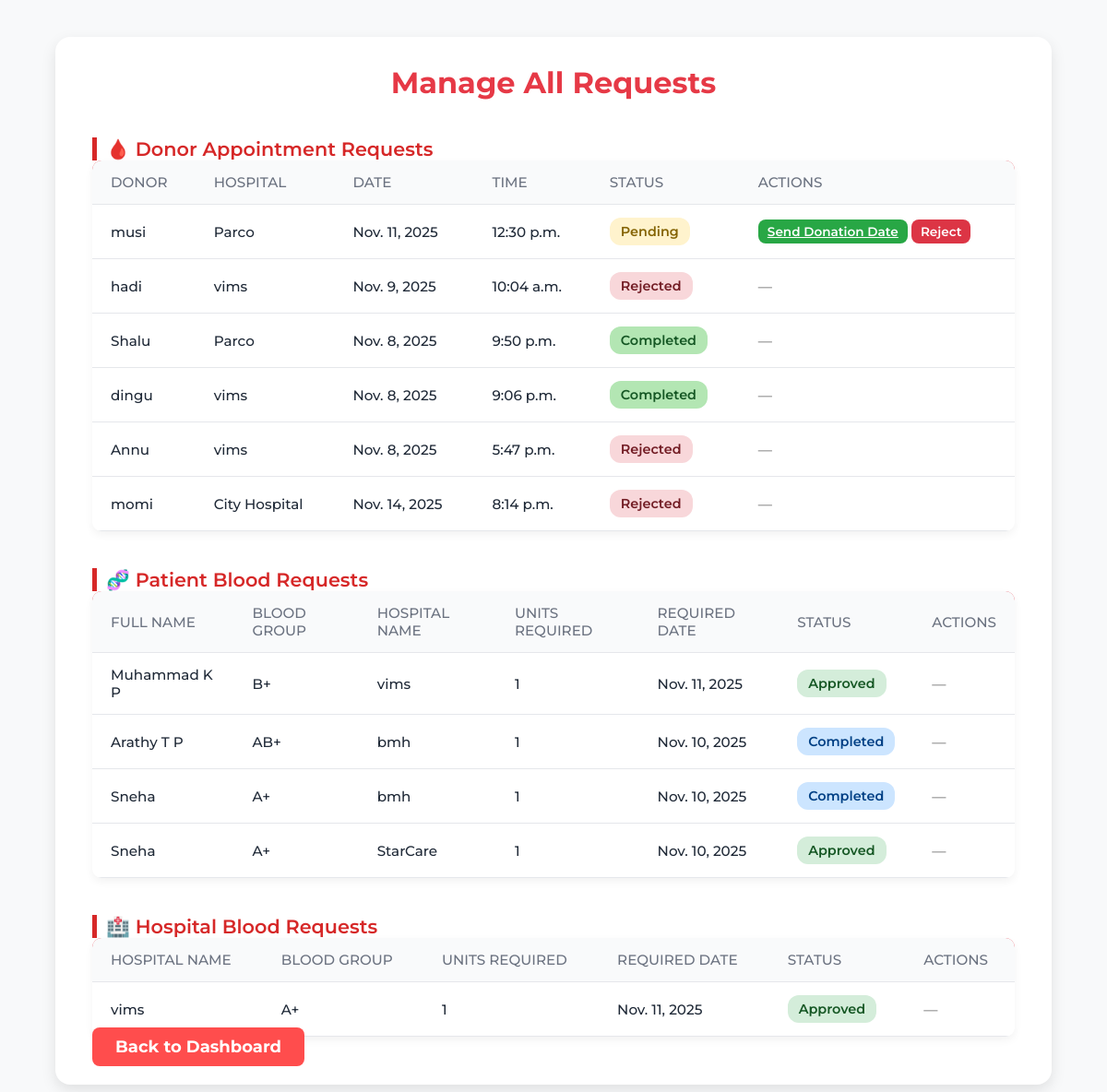
The page /manage_requests/ (signed in) on the database as committed earlier.
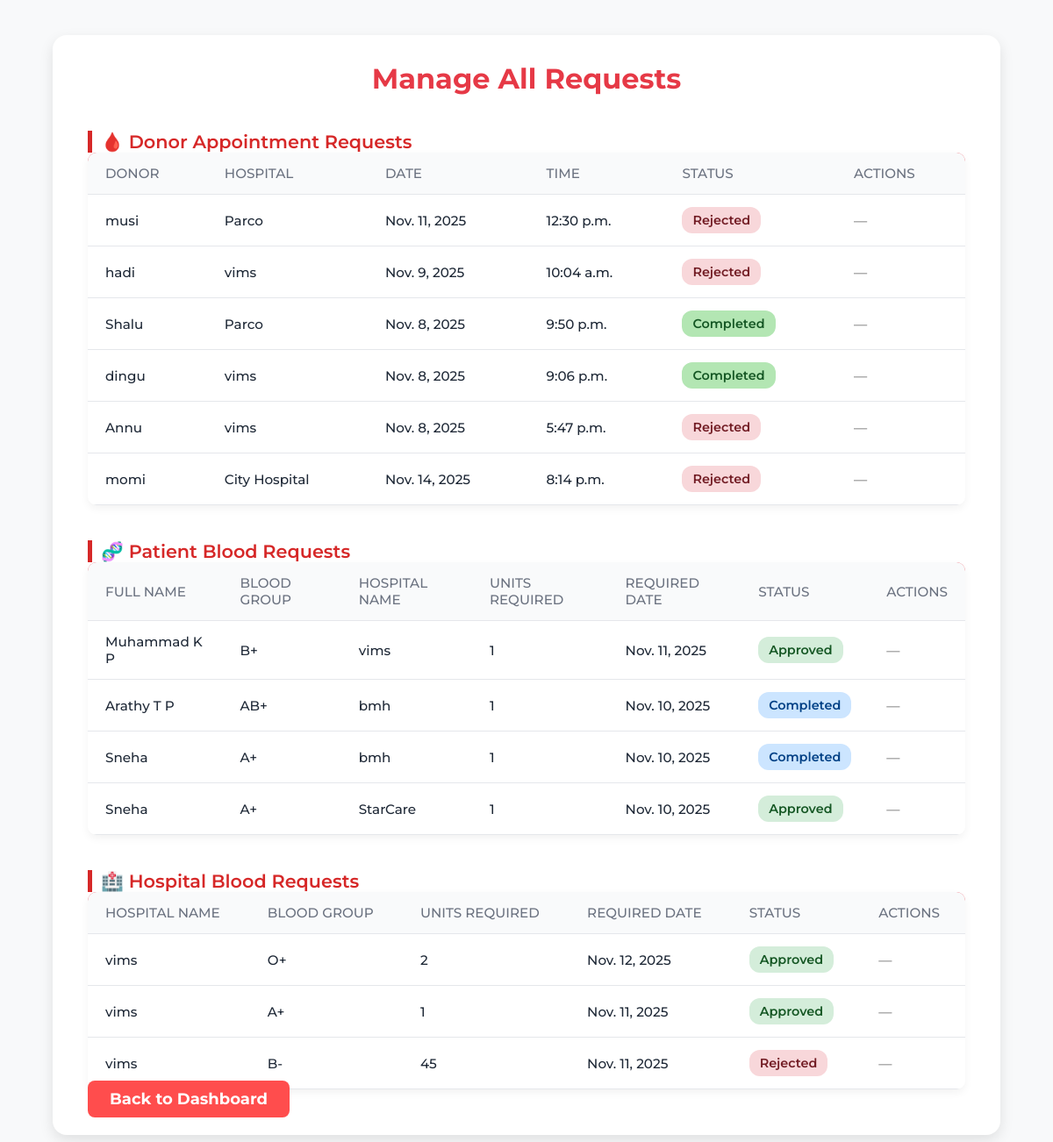
The same page on the database as committed later.
### blood_bank_app/models.py (models this page shows, shortened)
class Appointment(models.Model):
    donor = models.ForeignKey(User, on_delete=models.CASCADE)
    hospital = models.ForeignKey(HospitalDetail, on_delete=models.CASCADE, null=True)
    appointment_date = models.DateField(null=True, validators=[validate_future_date])
    appointment_time = models.TimeField()
    notes = models.TextField(blank=True, null=True)
    STATUS_CHOICES = [
        ('Pending', 'Pending'),
        ('Date Sent', 'Date Sent'),
        ('Approved', 'Approved'),
        ('Rejected', 'Rejected'),
        ('Completed', 'Completed'),
        ('Recorded', 'Recorded'),
    ]
    status = models.CharField(max_length=20, choices=STATUS_CHOICES, default='Pending', null=True)
    donor_response = models.CharField(
        max_length=20,
        choices=[('Accepted', 'Accepted'), ('Reschedule', 'Reschedule'), ('No Response', 'No Response')],
        default='No Response', null=True
    )
    blood_units = models.IntegerField(default=0, null=True)  # Units donated by donor
    created_at = models.DateTimeField(auto_now_add=True,null=True)  # Add created_at field
    donation_date = models.DateField(null=True, blank=True,validators=[validate_future_date])  # Optional: Date when donation happens

class HospitalDetail(models.Model):
    user = models.OneToOneField(User, on_delete=models.CASCADE,null=True)
    hospital_name = models.CharField(max_length=200)
    address = models.TextField()
    phone_number = models.CharField(max_length=15)
    hospital_code = models.CharField(max_length=50)
    def __str__(self):
        return self.hospital_name

class BloodRequest(models.Model):
    URGENCY_CHOICES = [
        ('Normal', 'Normal'),
        ('Urgent', 'Urgent'),
        ('Emergency', 'Emergency'),
    ]
    STATUS_CHOICES = [
        ('Pending', 'Pending'),
        ('Approved', 'Approved'),
        ('Rejected', 'Rejected'),
    ]
    user = models.ForeignKey(User, on_delete=models.CASCADE)
    hospital_name = models.CharField(max_length=150,null=True)
    units_required = models.PositiveIntegerField(null=True)
    urgency = models.CharField(max_length=20, choices=URGENCY_CHOICES)
    required_date = models.DateField(validators=[validate_future_date])
    medical_condition = models.TextField(blank=True, null=True)
    status = models.CharField(max_length=20, choices=STATUS_CHOICES, default='Pending')
    created_at = models.DateTimeField(auto_now_add=True)

class PatientDetail(models.Model):
    BLOOD_GROUPS = [('A+','A+'),('A-','A-'),('B+','B+'),('B-','B-'),('AB+','AB+'),('AB-','AB-'),('O+','O+'),('O-','O-')]
    GENDER_CHOICES = [('Male','Male'),('Female','Female'),('Other','Other')]
    user = models.OneToOneField(User, on_delete=models.CASCADE,null=True)
    full_name = models.CharField(max_length=100,null=True)
    blood_group = models.CharField(max_length=3, choices=BLOOD_GROUPS)
    gender = models.CharField(max_length=10, choices=GENDER_CHOICES)
    date_of_birth = models.DateField()
    age = models.PositiveIntegerField()
    medical_condition = models.TextField()
    address = models.TextField()
    phone_number = models.CharField(max_length=15)
    profile_photo = models.ImageField(upload_to='patient_photos/', default='default.jpg')

class HospitalBloodRequest(models.Model):
    BLOOD_GROUP_CHOICES = [
        ('A+', 'A+'), ('A-', 'A-'),
        ('B+', 'B+'), ('B-', 'B-'),
        ('AB+', 'AB+'), ('AB-', 'AB-'),
        ('O+', 'O+'), ('O-', 'O-'),
    ]
    URGENCY_CHOICES = [
        ('Low', 'Low'),
        ('Medium', 'Medium'),
        ('High', 'High'),
    ]
    user = models.ForeignKey(User, on_delete=models.CASCADE, null=True, blank=True)
    hospital_name = models.ForeignKey(HospitalDetail, on_delete=models.CASCADE, null=True, blank=True)
    blood_group = models.CharField(max_length=3, choices=BLOOD_GROUP_CHOICES, null=True)
    units_required = models.IntegerField(null=True)
    required_date = models.DateField(validators=[validate_future_date],null=True)
    urgency = models.CharField(max_length=20, choices=URGENCY_CHOICES, default='Medium', null=True)
    status = models.CharField(
        max_length=20,
        choices=[('Pending', 'Pending'), ('Approved', 'Approved'), ('Rejected', 'Rejected')],
        default='Pending',
        null=True
    )
    requested_at = models.DateTimeField(auto_now_add=True, null=True)

### blood_bank_app/views.py (the view)
# urls.py: path('manage_requests/', views.manage_requests, name='manage_requests'),
@login_required
def manage_requests(request):
    from .models import Appointment, BloodRequest, HospitalBloodRequest
    appointment_requests = Appointment.objects.all().order_by('-created_at')
    patient_requests = BloodRequest.objects.all().order_by('-created_at')
    hospital_requests = HospitalBloodRequest.objects.all().order_by('-required_date')
    return render(request, 'partials/manage_requests.html', {
        'appointment_requests': appointment_requests,
        'patient_requests': patient_requests,
        'hospital_requests': hospital_requests,
    })

### blood_bank_app/templates/partials/manage_requests.html (shortened to what the changed rows need)
{% extends 'master.html' %}
{% load static %}
{% block content %}
<div class="manage-requests-container">
  <h2 class="page-title">Manage All Requests</h2>
  <div class="request-section">
    <table class="table table-hover align-middle text-center custom-table">
      <thead>
        <tr>
          <th>Donor</th>
          <th>Hospital</th>
          <th>Date</th>
          <th>Time</th>
          <th>Status</th>
          <th>Actions</th>
        </tr>
      </thead>
      <tbody>
        {% for appointment in appointment_requests %}
        <tr>
          <td>{{ appointment.donor.username }}</td>
          <td>{{ appointment.hospital.hospital_name }}</td>
          <td>{{ appointment.appointment_date }}</td>
          <td>{{ appointment.appointment_time }}</td>
          <td>
            {% if appointment.status == 'Approved' %}
              <span class="status-badge accepted">Approved</span>
            {% elif appointment.status == 'Pending' %}
              <span class="status-badge pending">Pending</span>
            {% elif appointment.status == 'Date Sent' %}
              <span class="status-badge info" style="background-color: #cce5ff; color: #004085;">
                Date Sent
              </span>
            {% elif appointment.status == 'Completed' %}
              <span class="status-badge accepted" style="background-color: #b3e6b3; color: #155724;">
                Completed
              </span>
            {% else %}
              <span class="status-badge rejected">Rejected</span>
            {% endif %}
          </td>
          <td>
            {% if appointment.status == 'Pending' %}
              <a href="{% url 'assign_donation_date' appointment.id %}" class="btn-action accept">Send Donation Date</a>
              <form action="{% url 'update_appointment_status' appointment.id 'Rejected' %}" method="post" style="display:inline;">
                <button type="submit" class="btn-action reject">Reject</button>
              </form>
            {% else %}
              <span class="text-muted">—</span>
            {% endif %}
          </td>
        </tr>
        {% empty %}
        <tr><td colspan="6" class="text-muted">No donor appointment requests found</td></tr>
        {% endfor %}
      </tbody>
    </table>
  </div>
<div class="request-section">
  <table class="table table-hover align-middle text-center custom-table">
    <thead>
      <tr>
        <th>Full Name</th>
        <th>Blood Group</th>
        <th>Hospital Name</th>
        <th>Units Required</th>
        <th>Required Date</th>
        <th>Status</th>
        <th>Actions</th>
      </tr>
    </thead>
    <tbody>
      {% for request in patient_requests %}
      <tr>
        <td>{{ request.user.patientdetail.full_name }}</td>
        <td>{{ request.user.patientdetail.blood_group }}</td>
        <td>{{ request.hospital_name }}</td>
        <td>{{ request.units_required }}</td>
        <td>{{ request.required_date }}</td>
        <td>
          {% if request.status == 'Approved' %}
            <span class="status-badge accepted">Approved</span>
          {% elif request.status == 'Pending' %}
            <span class="status-badge pending">Pending</span>
          {% elif request.status == 'Completed' %}
            <span class="status-badge info">Completed</span>
          {% else %}
            <span class="status-badge rejected">Rejected</span>
          {% endif %}
        </td>
        <td>
          {% if request.status == 'Pending' %}
            <form action="{% url 'update_patient_status' request.id 'Approved' %}" method="post" style="display:inline;">
              {% csrf_token %}
              <button type="submit" class="btn-action accept">Approve</button>
            </form>
            <form action="{% url 'update_patient_status' request.id 'Rejected' %}" method="post" style="display:inline;">
              {% csrf_token %}
              <button type="submit" class="btn-action reject">Reject</button>
            </form>
          {% else %}
            <span class="text-muted">—</span>
          {% endif %}
        </td>
      </tr>
      {% empty %}
      <tr><td colspan="7" class="text-muted">No patient blood requests found</td></tr>
      {% endfor %}
    </tbody>
  </table>
</div>
<div class="request-section">
  <table class="table table-hover align-middle text-center custom-table" id="hospitalRequestsTable">
    <thead>
      <tr>
        <th>Hospital Name</th>
        <th>Blood Group</th>
        <th>Units Required</th>
        <th>Required Date</th>
        <th>Status</th>
        <th>Actions</th>
      </tr>
    </thead>
    <tbody>
      {% for hospital_request in hospital_requests %}
      <tr data-id="{{ hospital_request.id }}">
        <td>{{ hospital_request.hospital_name }}</td>
        <td>{{ hospital_request.blood_group }}</td>
        <td>{{ hospital_request.units_required }}</td>
        <td>{{ hospital_request.required_date }}</td>
        <td class="status-cell">
  {% if hospital_request.status == 'Approved' %}
    <span class="status-badge accepted">Approved</span>
  {% elif hospital_request.status == 'Pending' %}
    <span class="status-badge pending">Pending</span>
  {% else %}
    <span class="status-badge rejected">Rejected</span>
  {% endif %}
</td>
<td>
  {% if hospital_request.status == 'Pending' %}
  <form action="{% url 'update_hospital_status' hospital_request.id 'Approved' %}" method="post" style="display:inline;">
    {% csrf_token %}
    <button type="submit" class="btn-action accept">Approve</button>
  </form>
  <form action="{% url 'update_hospital_status' hospital_request.id 'Rejected' %}" method="post" style="display:inline;">
    {% csrf_token %}
    <button type="submit" class="btn-action reject">Reject</button>
  </form>
{% else %}
  <span class="text-muted">—</span>
{% endif %}
</td>
      </tr>
      {% empty %}
      <tr><td colspan="6" class="text-muted">No hospital blood requests found</td></tr>
      {% endfor %}
    </tbody>
  </table>
</div>
</div>
{% endblock %}

Rows that differ between the two databases and show on the page:
changed Appointment "Nov. 11, 2025": status "Pending Send Donation Date Reject" → "Rejected —"
added HospitalBloodRequest: hospital_name "vims", blood_group "O+", units_required "2", required_date "Nov. 12, 2025", status "Approved"
added HospitalBloodRequest: hospital_name "vims", blood_group "B-", units_required "45", required_date "Nov. 11, 2025", status "Rejected"
